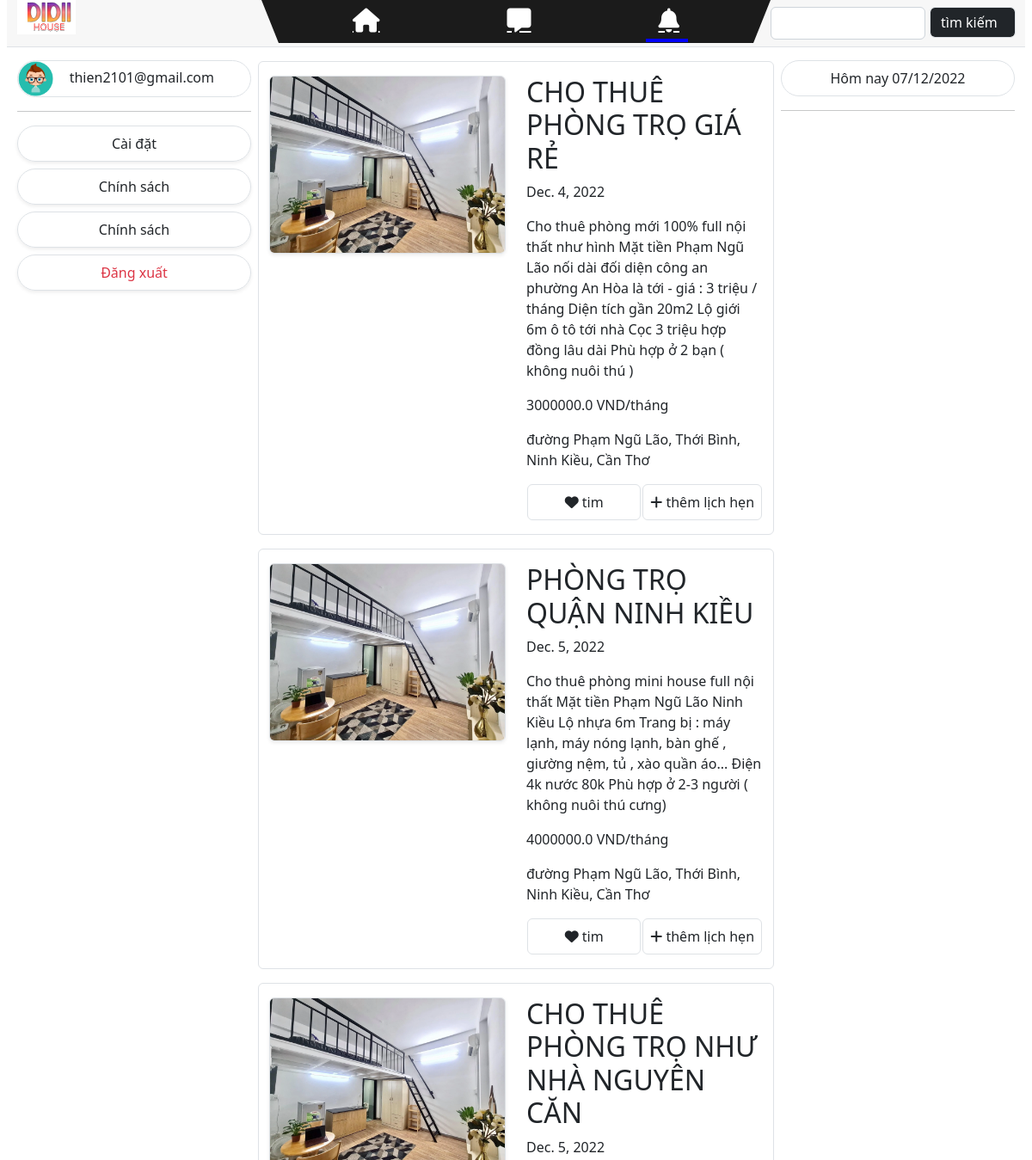
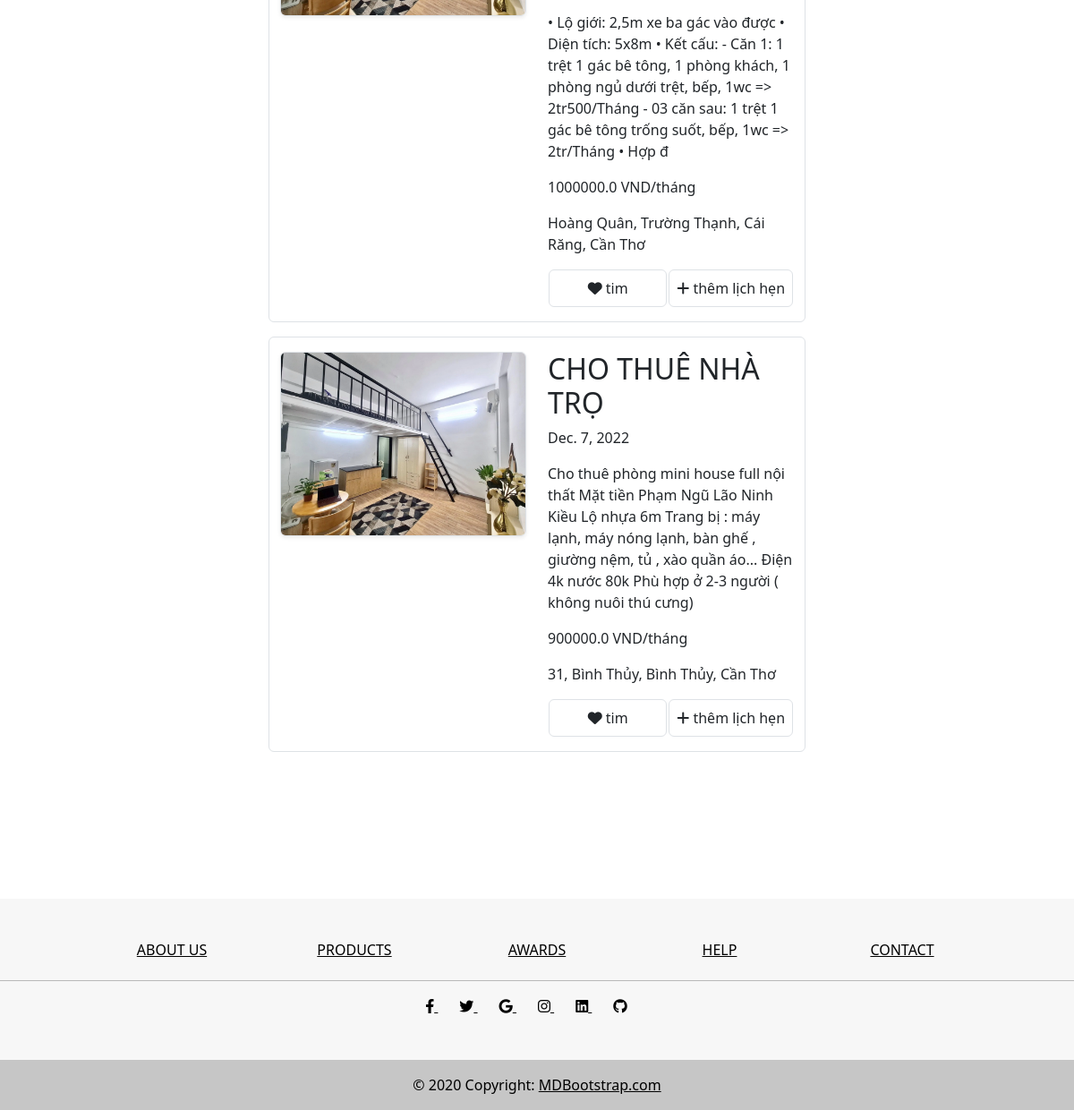
Screenshot of /didii/index/ (signed in) with the database file from the repository (2 pictures, top to bottom).
### didii/models.py (models this page shows, shortened)
class post(models.Model):
    id_post = models.AutoField(primary_key=True)
    id_landlord = models.ForeignKey(landlord, on_delete=models.DO_NOTHING)
    date = models.DateField()
    title = models.CharField(max_length=50)
    content = models.CharField(max_length=250)
    img = models.ImageField(upload_to='images/', default="")
    id_add = models.ForeignKey(address, on_delete=models.CASCADE, to_field='id_add')
    id_interact = models.ForeignKey("interact", on_delete=models.CASCADE, to_field='id_interact')
    vote = models.FloatField()
    cost = models.FloatField()
    status = models.BooleanField()
    def get_id_add(self):
        return self.id_add

class address(models.Model):
    id_add = models.CharField(max_length=10, primary_key=True)
    city = models.CharField(max_length=20)
    district = models.CharField(max_length=20)
    ward = models.CharField(max_length=20)
    street = models.CharField(max_length=20)
    def get_address(self):
        return self.street + ", " + self.ward + ", " + self.district + ", " + self.city

### didii/views.py (the view)
# urls.py: path('index/', views.renderIndex, name='index'),
def renderIndex(request):
    posts = post.objects.all()
    sessions = Session.objects.all().first()
    calendars = ''
    if sessions is not None:
        if request.session['id_gr'] == 'CT':
            print(request.session['email'])
            calendars = schedule.objects.filter(email_ll = landlord.objects.get(email = request.session['email']))
        if request.session['id_gr'] == 'KH':
            calendars = schedule.objects.filter(email_cus = customer.objects.get(email = request.session['email']))
        return render(request, 'index.html', {'url': 'logout/', 'text': "Đăng xuất", 'posts': posts, 'calendars': calendars})
    if sessions is None:
        return render(request, 'index.html', {'url': 'login/', 'text': "Đăng nhập", 'posts': posts})

### didii/templates/index.html (shortened to what this page needs)
{% load static %}
<!DOCTYPE html>
<html lang="en">
  <head>
    {% include 'snippets/link.html' %}
  </head>
  <body>
    {% include './snippets/header.html' with message=message%}
    <div class="row mx-2 main">
      {% include './snippets/left_side.html' with name=name text=text %}
      {%include './snippets/content.html' with posts=posts %}
      {% include './snippets/right_side.html' with calendars=calendars %}
    </div>
    {% include "./snippets/footer.html" %}
  </body>
</html>

### didii/templates/snippets/content.html
{% load static %}
<div class="col-6 px-2">
    {% for post in posts %}
        <div class="post-wrapper row my-3 py-3 border rounded">
            <div class="post-img col-6">
                <img src="{% static 'media/' %}{{ post.img }}" class="img-fluid border shadow-sm rounded">
            </div>
            <div class="post-info col-6">
                <div class="post-test">
                    <h2>{{ post.title }}</h2>
                    <p>{{ post.date }}</p>
                    <p>{{ post.content }}</p>
                    <p>{{ post.cost }} VND/tháng</p>
                    <p>{{ post.get_id_add.get_address}}</p>
                </div>
                <div class="post-btn d-flex justify-content-around">
                    <a href="heart={{ post.id_post }}/" class="text-reset border p-2 rounded" style="width: 132.45px; text-align: center; text-decoration: none">
                        <i class="fa-solid fa-heart"></i>
                        tim
                    </a>
                    <a href="add_book={{ post.id_post }}/" class="text-reset border p-2 rounded" style="text-decoration: none">
                        <i class="fa-solid fa-plus"></i>
                        thêm lịch hẹn
                    </a>
                </div>
            </div>
        </div>
    {% endfor %}
</div>

### didii/static/css/index.css (style rules this page uses)
body { position: relative; }

### rows the page displays
post: img (picture), title "CHO THUÊ PHÒNG TRỌ GIÁ RẺ", date "Dec. 4, 2022", content "Cho thuê phòng mới 100% full nội thất như hình Mặt tiền Phạm Ngũ Lão nối dài đối diện công an phường An Hòa là tới - giá : 3 triệu / tháng Diện tích gần 20m2 Lộ giới 6m ô tô tới nhà Cọc 3 triệu hợp đồng lâu dài Phù hợp ở 2 bạn ( không nuôi thú )", cost "3000000.0", get_id_add.get_address "đường Phạm Ngũ Lão, Thới Bình, Ninh Kiều, Cần Thơ"
post: img (picture), title "PHÒNG TRỌ QUẬN NINH KIỀU", date "Dec. 5, 2022", content "Cho thuê phòng mini house full nội thất Mặt tiền Phạm Ngũ Lão Ninh Kiều Lộ nhựa 6m Trang bị : máy lạnh, máy nóng lạnh, bàn ghế , giường nệm, tủ , xào quần áo... Điện 4k nước 80k Phù hợp ở 2-3 người ( không nuôi thú cưng)", cost "4000000.0", get_id_add.get_address "đường Phạm Ngũ Lão, Thới Bình, Ninh Kiều, Cần Thơ"
post: img (picture), title "CHO THUÊ PHÒNG TRỌ NHƯ NHÀ NGUYÊN CĂN", date "Dec. 5, 2022", content "• Lộ giới: 2,5m xe ba gác vào được • Diện tích: 5x8m • Kết cấu: - Căn 1: 1 trệt 1 gác bê tông, 1 phòng khách, 1 phòng ngủ dưới trệt, bếp, 1wc => 2tr500/Tháng - 03 căn sau: 1 trệt 1 gác bê tông trống suốt, bếp, 1wc => 2tr/Tháng • Hợp đ", cost "1000000.0", get_id_add.get_address "Hoàng Quân, Trường Thạnh, Cái Răng, Cần Thơ"
post: img (picture), title "CHO THUÊ NHÀ TRỌ", date "Dec. 7, 2022", content "Cho thuê phòng mini house full nội thất Mặt tiền Phạm Ngũ Lão Ninh Kiều Lộ nhựa 6m Trang bị : máy lạnh, máy nóng lạnh, bàn ghế , giường nệm, tủ , xào quần áo... Điện 4k nước 80k Phù hợp ở 2-3 người ( không nuôi thú cưng)", cost "900000.0", get_id_add.get_address "31, Bình Thủy, Bình Thủy, Cần Thơ"

### other values shown
{{ request.session.name }} "thien2101@gmail.com"
{{ text }} "Đăng xuất"
